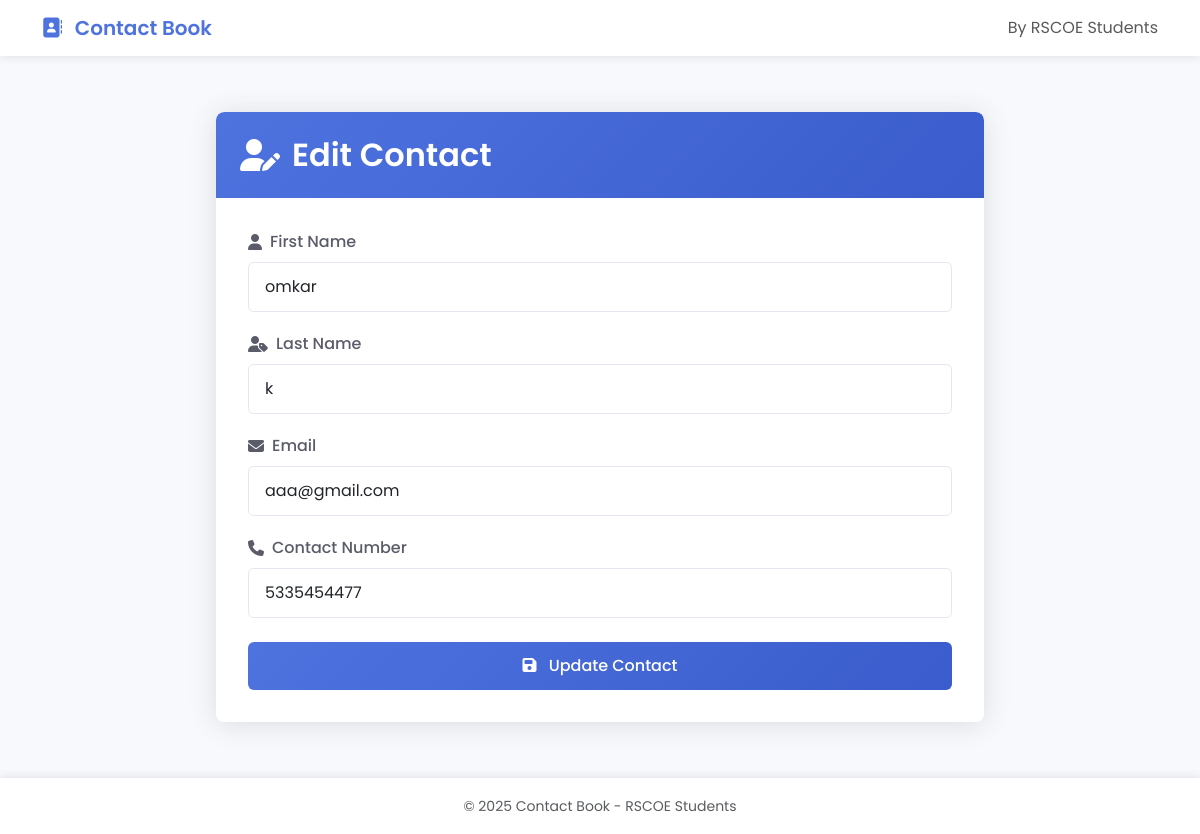
Page /edit/8 on the committed database.
### home/models.py (models this page shows)
class Contact(models.Model):
    FirstName=models.CharField(max_length=30)
    LastName=models.CharField(max_length=30)
    Email=models.EmailField()
    ContactNumber=models.CharField(max_length=10)

### home/views.py (the view)
# urls.py: path('edit/<int:id>', views.edit, name='edit'),
def edit(request,id):
        Data = Contact.objects.get(id=id)
        return render(request,'edit.html',{'Data':Data})

### templates/edit.html (shortened to what this page needs)
{% load static %}
<!DOCTYPE html>
<html lang="en">
<head>
    <link href="https://cdn.jsdelivr.net/npm/bootstrap@5.3.0/dist/css/bootstrap.min.css" rel="stylesheet">
    <link rel="stylesheet" href="https://cdnjs.cloudflare.com/ajax/libs/font-awesome/6.4.0/css/all.min.css">
</head>
<body>
    <nav class="navbar navbar-expand-lg">
        <div class="container">
            <a class="navbar-brand" href="/index/">
                <i class="fas fa-address-book me-2"></i>
                Contact Book
            </a>
            <span class="navbar-text ms-auto">
                By RSCOE Students
            </span>
        </div>
    </nav>
    <div class="container flex-grow-1 py-4">
        <div class="edit-container">
            <div class="edit-card">
                <div class="edit-header">
                    <h2>
                        <i class="fas fa-user-edit"></i> Edit Contact
                    </h2>
                </div>
                <div class="edit-body">
                    {% if Data %}
                    <form action="{% url 'formupdate' Data.id %}" method="post">
                        <div class="mb-3">
                            <label for="firstname" class="form-label">
                                <i class="fas fa-user"></i> First Name
                            </label>
                            <input type="text" class="form-control" id="firstname" name="firstname"
                                   value="{{ Data.FirstName }}" required>
                        </div>
                        <div class="mb-3">
                            <label for="lastname" class="form-label">
                                <i class="fas fa-user-tag"></i> Last Name
                            </label>
                            <input type="text" class="form-control" id="lastname" name="lastname"
                                   value="{{ Data.LastName }}" required>
                        </div>
                        <div class="mb-3">
                            <label for="email" class="form-label">
                                <i class="fas fa-envelope"></i> Email
                            </label>
                            <input type="email" class="form-control" id="email" name="email"
                                   value="{{ Data.Email }}" required>
                        </div>
                        <div class="mb-4">
                            <label for="phone" class="form-label">
                                <i class="fas fa-phone"></i> Contact Number
                            </label>
                            <input type="tel" class="form-control" id="phone" name="phone"
                                   value="{{ Data.ContactNumber }}" required>
                        </div>
                        <div class="d-grid">
                            <button type="submit" class="btn btn-primary">
                                <i class="fas fa-save me-2"></i> Update Contact
                            </button>
                        </div>
                    </form>
                    {% else %}
                    <div class="alert alert-danger text-center">
                        <i class="fas fa-exclamation-circle me-2"></i>
                        Contact not found or invalid ID provided.
                    </div>
                    {% endif %}
                </div>
            </div>
        </div>
    </div>
    <footer class="py-3">
        <div class="container text-center text-muted">
            <small>© {% now "Y" %} Contact Book - RSCOE Students</small>
        </div>
    </footer>
</body>
</html>

### templates/edit.html (style rules this page uses)
:root { --primary-color: #4e73df; --primary-hover: #3a5ccc; --secondary-color: #f8f9fc; --text-color: #5a5c69; --success-color: #28a745; --danger-color: #dc3545; --border-color: #e3e6f0; --shadow: 0 0.15rem 1.75rem 0 rgba(58, 59, 69, 0.15); --transition: all 0.3s ease; }
body { font-family: 'Poppins', sans-serif; background-color: var(--secondary-color); color: var(--text-color); min-height: 100vh; display: flex; flex-direction: column; }
.navbar { background-color: white; box-shadow: 0 0.15rem 0.5rem 0 rgba(58, 59, 69, 0.1); }
.navbar-brand { font-weight: 600; color: var(--primary-color); }
.edit-container { max-width: 800px; margin: 2rem auto; padding: 0 1rem; animation: fadeIn 0.5s ease; }
.edit-card { border: none; border-radius: 0.5rem; box-shadow: var(--shadow); overflow: hidden; transition: var(--transition); }
.edit-header { background: linear-gradient(135deg, var(--primary-color), var(--primary-hover)); color: white; padding: 1.5rem; border-radius: 0.5rem 0.5rem 0 0; }
.edit-header h2 { margin: 0; font-weight: 600; display: flex; align-items: center; gap: 0.75rem; }
.edit-body { padding: 2rem; background-color: white; }
.form-label { font-weight: 500; margin-bottom: 0.5rem; color: var(--text-color); display: flex; align-items: center; gap: 0.5rem; }
.form-control { border: 1px solid var(--border-color); border-radius: 0.35rem; padding: 0.75rem 1rem; transition: var(--transition); margin-bottom: 1.25rem; }
.btn-primary { background: linear-gradient(135deg, var(--primary-color), var(--primary-hover)); border: none; padding: 0.75rem 1.5rem; font-weight: 500; transition: var(--transition); }
footer { background-color: white; box-shadow: 0 -0.15rem 0.5rem 0 rgba(58, 59, 69, 0.1); }

### rows in the picture
Contact: firstname "omkar", lastname "k", email "aaa@gmail.com", phone "5335454477"
